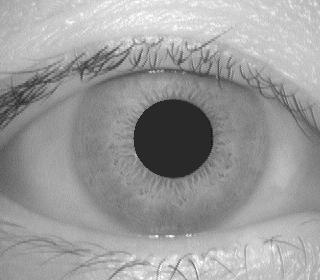
#> input picture Project_2021MCS2147/CASIA2/001_1_2.jpg, 320 x 280 px; its folder holds only this picture in this run
$ python improved.py
#> lines starting #> are read from the running program, lines starting #| are printed output that depends on the picture; after the words box and inside, x2 and y2 are one past the last pixel; in counts of white or black regions, pixels touching at a corner belong together
### Project_2021MCS2147/register.py

import cv2
import numpy as np
from scipy import signal


def image_Quality(img,variance_thresold,d1=0.20):

    block_row_size=3
    block_coloumn_size=3
    #img should be gray
    m,n=img.shape
    ints_val=0
    for i in range(m):
        for j in range(n):
            ints_val+=(img[i][j])  #intensity value

    ints_score=ints_val/(m*n)

    var_val=[]
    #clarity evaluation of the image
    for i in range(0,m-block_row_size,block_row_size):
        for j in range(0,n-block_coloumn_size,block_coloumn_size):
            img_block = img[i:i+block_row_size, j:j+block_coloumn_size]
            block_var = np.var(img_block)
            var_val.append(block_var)
    # print (var_val)
    var_score=[]
    for k in (var_val):
        if(k<=variance_thresold):
            var_score.append(k)    #removing higher variance

    clarity_score=np.mean(var_score)       #clarity score


    # gray = cv2.cvtColor(img, cv2.COLOR_BGR2GRAY)
    thresh = cv2.adaptiveThreshold(img, 255, cv2.ADAPTIVE_THRESH_MEAN_C, cv2.THRESH_BINARY, 11, 2)
    # [5 lines of commented-out code are left out]
    B=[[0 for i in range(n)]for j in range(m)]
    for i in range(m):
        for j in range(n):
            val=(i-m/2)**2+(j-n/2)**2
            if(val<((d1*n)**2)):
                B[i][j]=1
            else:
                B[i][j]=0
    intg_val=0
    for i in range(m):
        for j in range(n):
            intg_val+=B[i][j]     # intigrity_value

    intg_score=intg_val/(m*m*n*n)
    ls=[]
    ls.append(ints_score)
    ls.append(clarity_score)
    ls.append(intg_score)

    return ls

def pupil_extraction(img):

    gray=img.copy()
    # cv2.imshow('i',img)
    cv2.waitKey(0)


    # [9 lines of commented-out code are left out]
    pupil_range = [0, 50]
    iris_range = [30, 80]
    sclera_range = [80, 150]
    eyelash_range = [150, 200]

    #Applying adaptive binary threshold segmentation to extract each region
    pupil = cv2.inRange(gray, pupil_range[0], pupil_range[1])
    iris = cv2.inRange(gray, iris_range[0], iris_range[1])
    sclera = cv2.inRange(gray, sclera_range[0], sclera_range[1])
    eyelash = cv2.inRange(gray, eyelash_range[0], eyelash_range[1])

    #Removing noise
    kernel = np.ones((5, 5), np.uint8)
    pupil = cv2.erode(pupil, kernel, iterations=1)
    pupil = cv2.dilate(pupil, kernel, iterations=1)
    pupil = cv2.morphologyEx(pupil, cv2.MORPH_CLOSE, kernel)

    iris = cv2.erode(iris, kernel, iterations=1)
    iris = cv2.dilate(iris, kernel, iterations=1)
    iris = cv2.morphologyEx(iris, cv2.MORPH_CLOSE, kernel)

    sclera = cv2.erode(sclera, kernel, iterations=1)
    sclera = cv2.dilate(sclera, kernel, iterations=1)
    sclera = cv2.morphologyEx(sclera, cv2.MORPH_CLOSE, kernel)

    eyelash = cv2.erode(eyelash, kernel, iterations=1)
    eyelash = cv2.dilate(eyelash, kernel, iterations=1)
    eyelash = cv2.morphologyEx(eyelash, cv2.MORPH_CLOSE, kernel)

    # Combineing the iris, sclera, and eyelash regions to extract the pupil region
    mask = iris + sclera + eyelash

    pupil = cv2.bitwise_and(pupil, mask)

    contours, hierarchy = cv2.findContours(pupil, cv2.RETR_EXTERNAL, cv2.CHAIN_APPROX_SIMPLE)

    max_area = 0
    max_contour = None
    for contour in contours:
        area = cv2.contourArea(contour)
        if area > max_area:
            max_area = area
            max_contour = contour

    # the center and radius of the pupil
    (x,y), radius = cv2.minEnclosingCircle(max_contour)
    center = (int(x), int(y))
    radius = int(radius)


    return center,radius


def ContourIntegralCircular(imagen, y_0, x_0, r, angs):

    y = np.zeros([len(angs), r.shape[0], r.shape[1], r.shape[2]], dtype=int)
    x = np.zeros([len(angs), r.shape[0], r.shape[1], r.shape[2]], dtype=int)
    for i in range(len(angs)):
        ang = angs[i]
        y[i, :, :, :] = np.round(y_0 - np.cos(ang) * r).astype(int)
        x[i, :, :, :] = np.round(x_0 + np.sin(ang) * r).astype(int)


    ind = np.where(x < 0)
    x[ind] = 0
    rows=imagen.shape[1]
    ind = np.where(x >= rows)
    x[ind]=rows-1
    ind = np.where(y < 0)
    y[ind] = 0
    cols=imagen.shape[0]
    ind = np.where(y >= cols)
    y[ind] = cols - 1


    hs = imagen[y, x]
    hs = np.sum(hs, axis=0)
    ans=hs.astype(float)
    return ans


def iris_outer(img, inner_y, inner_x, inner_r):

    minrad=inner_r*1.3
    maxrad=inner_r*4
    maxdispl=inner_r*0.15
    maxdispl = np.round(maxdispl).astype(int)
    d_maxdispl=2*maxdispl
    pi_val=np.pi
    intreg = np.array([[2/6, 4/6], [8/6, 10/6]]) * pi_val
    minrad = np.round(minrad).astype(int)
    maxrad = np.round(maxrad).astype(int)

    integrationprecision = 0.05
    angs = np.concatenate([np.arange(intreg[0,0], intreg[0,1], integrationprecision),
                            np.arange(intreg[1,0], intreg[1,1], integrationprecision)],
                            axis=0)
    x, y, r = np.meshgrid(np.arange(2*maxdispl),
                          np.arange(2*maxdispl),
                          np.arange(maxrad-minrad))

    y,x,r = inner_y - maxdispl + y,inner_x - maxdispl + x,minrad + r

    hs = ContourIntegralCircular(img, y, x, r, angs)
    hspdr = hs - hs[:, :, np.insert(np.arange(hs.shape[2]-1), 0, 0)]
    sm = 13
    hspdrs = signal.fftconvolve(hspdr, np.ones([sm,sm,sm]), mode="same")
    indmax = np.argmax(hspdrs.ravel())
    y,x,r = np.unravel_index(indmax, hspdrs.shape)
    outer_y,outer_x, outer_r = inner_y - maxdispl + y + 1,inner_x - maxdispl + x + 1,minrad + r - 1

    return outer_y, outer_x, outer_r

### Project_2021MCS2147/improved.py
import cv2,os
import numpy as np
from register import *
from utills import *
import math
import time


import csv
ints_thres=85
clarity_thres=1.1
integrity_tres=0.025

    # cv2.imshow('img',img1)
    #cv2.waitKey(0)

def scaleup(x,factor):
    ans=int((x/factor))
    return ans+1

def show_img(ciriris,cirpupil,img1,img_name):
    i_x=ciriris[1]
    i_y=ciriris[0]
    i_r=ciriris[2]

    p_x=cirpupil[1]
    p_y=cirpupil[0]
    p_r=cirpupil[2]
    cv2.circle(img1,(i_x, i_y), i_r, (255, 255,255), 2)
    cv2.circle(img1,(p_x, p_y), p_r, (255, 255,255), 2)
    fname='output/'+img_name
    cv2.imwrite(fname,img1)
    #cv2.imshow('img',img1)
    cv2.waitKey(0)

def Iris_Localization(img1,img_name,factor=0.6):

    row1,col1=img1.shape
    square_size=min(row1,col1)
    img1=cv2.medianBlur(img1, 5)

    #img1=cv2.resize(img1, (320, 240), interpolation = cv2.INTER_LINEAR)
    #

    img1_show=img1.copy()
    #cv2.imshow("gausiian", img1_show)
    cv2.medianBlur(img1,5)
    cv2.waitKey(0)


    img1 = cv2.GaussianBlur(img1, (13,13), 2)


    #gamma correction
    gamma = 1.1
    img1 = np.power(img1 / 255.0, gamma)
    img1 = np.uint8(img1 * 255)


    # cv2.imshow("Gamma Correction", img1)
    cv2.waitKey(0)


    # calculate the differences in vertical direction
    d_vert = np.abs(np.diff(img1, axis=0))

    # calculate the differences in horizontal direction
    d_horiz = np.abs(np.diff(img1, axis=1))

    # create kernels for oblique and anti-oblique differences
    kernel_oblique = np.array([[-1 ,0], [0, 1]])
    kernel_anti_oblique = np.array([[1,0], [0,-1]])

    d_oblique = np.abs(cv2.filter2D(img1, -1, kernel_oblique))
    d_anti_oblique = np.abs(cv2.filter2D(img1, -1, kernel_anti_oblique))
    min_rows=np.min([d_vert.shape[0],d_horiz.shape[0],d_oblique.shape[0],d_anti_oblique.shape[0]])
    min_cols=np.min([d_vert.shape[1],d_horiz.shape[1],d_oblique.shape[1],d_anti_oblique.shape[1]])
    d_x=[[0 for i in range(min_cols)]for i in range(min_rows)]
    d_y=[[0 for i in range(min_cols)]for i in range(min_rows)]
    direction=[[0 for i in range(min_cols)]for i in range(min_rows)]
    gradient=[[0 for i in range(min_cols)]for i in range(min_rows)]
    for i in range(min_rows):
        for j in range(min_cols):
            d_x[i][j]=d_vert[i][j]+(d_oblique[i][j]+d_anti_oblique[i][j])/2
            d_y[i][j]=d_vert[i][j]+(d_oblique[i][j]-d_anti_oblique[i][j])/2
            gradient[i][j]=d_x[i][j]*i+d_y[i][j]*j
            direction[i][j]=np.arctan(-(d_y[i][j])/d_x[i][j])


    # perform non-maximum suppression to extract edge points
    height, width = min_rows,min_cols
    edge_points = []
    for i in range(1, height-1):
        for j in range(1, width-1):
            # check the direction of the gradient
            if direction[i][j] >= -np.pi/8 and direction[i][j] < np.pi/8:
                if gradient[i][j] > gradient[i][j-1] and gradient[i][j] > gradient[i, j+1]:
                    edge_points.append((i, j))
            elif direction[i][j] >= np.pi/8 and direction[i][j] < 3*np.pi/8:
                if gradient[i][j] > gradient[i-1, j+1] and gradient[i][j] > gradient[i+1, j-1]:
                    edge_points.append((i, j))
            elif direction[i][j] >= 3*np.pi/8 or direction[i][j] < -3*np.pi/8:
                if gradient[i][j] > gradient[i-1][j] and gradient[i][j] > gradient[i+1][ j]:
                    edge_points.append((i, j))
            elif direction[i][j] >= -3*np.pi/8 and direction[i][j] < -np.pi/8:
                if gradient[i][j] > gradient[i-1][j-1] and gradient[i][j] > gradient[i+1][j+1]:
                    edge_points.append((i, j))

    edges=[]
    # draw the detected edge points on the input image
    for point in edge_points:

        if(img1[point[0]][point[1]]in range(140,150)):
            #cv2.circle(img1, point[::-1], 3, (255, 255,255), 1)
            edges.append([point[0],point[1]])


    center,radius=pupil_extraction(img1)

    cv2.circle(img1_show, center, radius, (255, 255, 0), 2)

    # cv2.imshow("Pupil ", img1_show)
    cv2.waitKey(0)


    #edges=cv2.Canny(img1,100,200)
    outer_y, outer_x, outer_r=iris_outer(img1,center[1],center[0],radius)


    #outer_y, outer_x, outer_r=iris_outer(img1,center[0],center[1],radius)
    cv2.circle(img1_show,center, outer_r, (255, 255,255), 2)
    fname='output/'+img_name
    cv2.imwrite(fname,img1_show)
    #cv2.imshow('img',edges)
    cv2.waitKey(0)
    cv2.destroyAllWindows
    # [9 lines of commented-out code are left out]
    return center[0],center[1],radius,outer_x, outer_y, outer_r


dic={}
l1=0
with open('data1.csv', mode ='r')as file:
# reading the CSV file
#> (reads Project_2021MCS2147/data1.csv from the repository)
    csvFile = csv.reader(file)

    # displaying the contents of the CSV file
    for lines in (csvFile):
            # print(lines)
        if l1%2==1:
            l1+=1
            continue
        l1+=1
        if len(lines)!=0:
            ls=[]
            a=str(lines[0])
            for i in range(1,len(lines)):
                ls.append(float(lines[i]))
            dic[a]=ls
# print (dic)
res1,res2,res3=0,0,0
th=8.0
total_val=0
dataset_path1 = "CASIA2"
list1 = []
names=[]
k=0  # counting for poor image
for root, dirs, files in os.walk(dataset_path1):
    st=time.time()
    for file in files:
        total_val+=1
        if file.endswith(".jpg"):
            # reading the image
            img = cv2.imread(os.path.join(root, file),0)
#> img is the input picture: shape (280, 320); min 12, max 255, mean 155

            img1=img.copy()

            f1,f2=0,0
            intensity_val,clarity_val,integrity_val=image_Quality(img,200,0.20)
#> after the loop in image_Quality, `for i in range(m):`: ints_val = 13887324
#> in image_Quality, `ints_score=ints_val/(m*n)`: ints_score = 155
#> after the loop in image_Quality, `for i in range(0,m-block_row_size,block_row_size):`: var_val = 9858 values, max 3690.7 at index 5451, min 0 at index 3764, mean 59.51
#> the loop in image_Quality, `for k in (var_val):` made 9858 passes
#> k on passes 1 to 3: 4.89, 4.69, 15.88
#> after the loop in image_Quality, `for k in (var_val):`: var_score = 9158 values, max 199.8 at index 2077, min 0 at index 3297, mean 26.71
#> in image_Quality, `clarity_score=np.mean(var_score)`: clarity_score = 26.71
#> in image_Quality, `thresh = cv2.adaptiveThreshold(img, 255, cv2.ADAPTIVE_THRESH_MEAN_C, c..`:
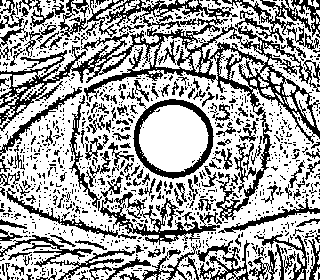
#> thresh: shape (280, 320); 64.6% white; black in thin lines or dots
#> intensity_val = 155; clarity_val = 26.71; integrity_val = 1.6e-06

            if(intensity_val>ints_thres and clarity_val>clarity_thres):
                #print("image quality is accepted")
                cb=10
            else:
                #print("image quality is Poor")
                k+=1
                continue
            factor=0.8
            img=cv2.resize(img1, (0,0), fx=factor, fy=factor)
#> img: shape (224, 256)
            yp,xp,rp,yi,xi,ri=Iris_Localization(img,file,factor)
#> in Iris_Localization, `d_anti_oblique = np.abs(cv2.filter2D(img1, -1, kernel_anti_oblique))`:
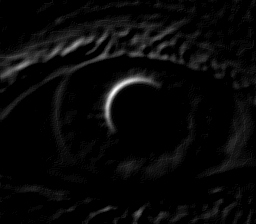
#> d_anti_oblique: shape (224, 256); min 0, max 29, mean 1; drawn with min black and max white
#> after the loop in Iris_Localization, `for i in range(min_rows):`: d_x = 223 items
#> after the loop in Iris_Localization, `for point in edge_points:`: edges = 1219 pairs, first value 40 to 221, second value 1 to 253
#> in pupil_extraction, `pupil = cv2.inRange(gray, pupil_range[0], pupil_range[1])`: pupil: shape (224, 256); 5% white; 1 white region, box (x1, y1, x2, y2) and area: (109, 81, 169, 141) 2845
#> in pupil_extraction, `iris = cv2.inRange(gray, iris_range[0], iris_range[1])`: iris: shape (224, 256); 6.3% white; 3 white regions, box (x1, y1, x2, y2) and area: (107, 79, 171, 143) 3234, (0, 72, 24, 98) 328, (20, 66, 29, 72) 27
#> in pupil_extraction, `sclera = cv2.inRange(gray, sclera_range[0], sclera_range[1])`: sclera: shape (224, 256); 48.2% white; 4 white regions (2 under 20 px), largest, box (x1, y1, x2, y2) and area: (0, 39, 256, 224) 27560, (28, 209, 36, 214) 34
#> in pupil_extraction, `eyelash = cv2.inRange(gray, eyelash_range[0], eyelash_range[1])`: eyelash: shape (224, 256); 38.5% white; 4 white regions, box (x1, y1, x2, y2) and area: (8, 104, 256, 224) 12284, (0, 0, 256, 85) 9497, (98, 74, 114, 88) 164, (113, 65, 133, 74) 113
#> in pupil_extraction, `pupil = cv2.erode(pupil, kernel, iterations=1)`: pupil: shape (224, 256); 4.2% white; 1 white region, box (x1, y1, x2, y2) and area: (111, 83, 167, 139) 2381
#> in pupil_extraction, `iris = cv2.erode(iris, kernel, iterations=1)`: iris: shape (224, 256); 5.1% white; 2 white regions, box (x1, y1, x2, y2) and area: (109, 81, 169, 141) 2738, (0, 74, 20, 95) 163
#> in pupil_extraction, `iris = cv2.dilate(iris, kernel, iterations=1)`: iris: shape (224, 256); 6.2% white; 2 white regions, box (x1, y1, x2, y2) and area: (107, 79, 171, 143) 3234, (0, 72, 22, 97) 321
#> in pupil_extraction, `iris = cv2.morphologyEx(iris, cv2.MORPH_CLOSE, kernel)`: iris: shape (224, 256); 6.2% white; 2 white regions, box (x1, y1, x2, y2) and area: (107, 79, 171, 143) 3234, (0, 72, 22, 97) 323
#> in pupil_extraction, `sclera = cv2.erode(sclera, kernel, iterations=1)`: sclera: shape (224, 256); 42.1% white; 4 white regions (3 under 20 px), largest, box (x1, y1, x2, y2) and area: (0, 42, 256, 224) 24133
#> in pupil_extraction, `sclera = cv2.dilate(sclera, kernel, iterations=1)`: sclera: shape (224, 256); 47.8% white; 2 white regions, box (x1, y1, x2, y2) and area: (0, 40, 256, 224) 27399, (29, 209, 34, 214) 25
#> in pupil_extraction, `sclera = cv2.morphologyEx(sclera, cv2.MORPH_CLOSE, kernel)`:
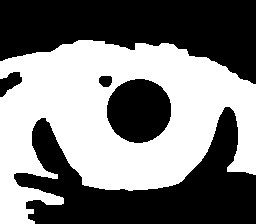
#> sclera: shape (224, 256); 48.1% white; 1 white region, box (x1, y1, x2, y2) and area: (0, 40, 256, 224) 27594
#> in pupil_extraction, `eyelash = cv2.erode(eyelash, kernel, iterations=1)`: eyelash: shape (224, 256); 31.1% white; 5 white regions (2 under 20 px), largest, box (x1, y1, x2, y2) and area: (14, 107, 256, 224) 9782, (0, 0, 256, 82) 7967, (101, 76, 111, 85) 63
#> in pupil_extraction, `eyelash = cv2.dilate(eyelash, kernel, iterations=1)`: eyelash: shape (224, 256); 38.1% white; 4 white regions, box (x1, y1, x2, y2) and area: (12, 105, 256, 224) 12222, (0, 0, 256, 84) 9399, (99, 74, 113, 87) 155, (115, 66, 131, 73) 93
#> in pupil_extraction, `eyelash = cv2.morphologyEx(eyelash, cv2.MORPH_CLOSE, kernel)`:
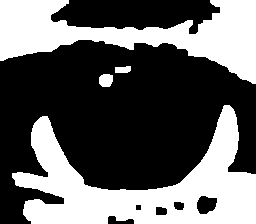
#> eyelash: shape (224, 256); 38.7% white; 4 white regions
#> in pupil_extraction, `mask = iris + sclera + eyelash`:
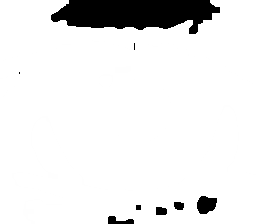
#> mask: shape (224, 256); min 0, max 255, mean 234.2
#> in pupil_extraction, `contours, hierarchy = cv2.findContours(pupil, cv2.RETR_EXTERNAL, cv2.C..`: contours = 1 contour; box (x1, y1, x2, y2) and area: (109, 81, 169, 141) 2760
#> the loop in pupil_extraction, `for contour in contours:` made 1 pass
#> (area, max_area) on pass 1: (2760, 2760)
#> after the loop in pupil_extraction, `for contour in contours:`: max_area = 2760; max_contour = contour of 82 points, box (x1, y1, x2, y2) (109, 81, 169, 141), area 2760
#> in pupil_extraction, `(x,y), radius = cv2.minEnclosingCircle(max_contour)`: x = 138.6; y = 110.2; radius = 30.39
#> in pupil_extraction, `center = (int(x), int(y))`: center = (138, 110)
#> in pupil_extraction, `radius = int(radius)`: radius = 30
#> in Iris_Localization, `center,radius=pupil_extraction(img1)`: center = (138, 110); radius = 30
#> in iris_outer, `minrad=inner_r*1.3`: minrad = 39
#> in iris_outer, `maxrad=inner_r*4`: maxrad = 120
#> in iris_outer, `maxdispl=inner_r*0.15`: maxdispl = 4.5
#> in iris_outer, `maxdispl = np.round(maxdispl).astype(int)`: maxdispl = 4
#> in iris_outer, `d_maxdispl=2*maxdispl`: d_maxdispl = 8
#> in ContourIntegralCircular, `ind = np.where(x < 0)`: ind = (empty array, empty array, empty array, empty array)
#> in iris_outer, `indmax = np.argmax(hspdrs.ravel())`: indmax = 2715
#> in iris_outer, `y,x,r = np.unravel_index(indmax, hspdrs.shape)`: y = 4; x = 1; r = 42
#> in iris_outer, `outer_y,outer_x, outer_r = inner_y - maxdispl + y + 1,inner_x - maxdis..`: outer_y = 111; outer_x = 136; outer_r = 80
#> in Iris_Localization, `outer_y, outer_x, outer_r=iris_outer(img1,center[1],center[0],radius)`: outer_y = 111; outer_x = 136; outer_r = 80
#> in Iris_Localization, `cv2.circle(img1_show,center, outer_r, (255, 255,255), 2)`:
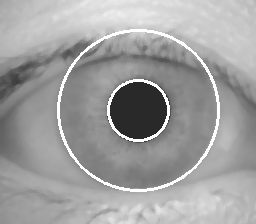
#> img1_show: shape (224, 256); min 40, max 255, mean 159.7
#> yp = 138; xp = 110; rp = 30; yi = 136; xi = 111; ri = 80
            # scaling

            yp,xp,rp,yi,xi,ri=scaleup(yp,factor),scaleup(xp,factor),scaleup(rp,factor),scaleup(yi,factor),scaleup(xi,factor),scaleup(ri,factor)
#> in scaleup, `ans=int((x/factor))`: ans = 172
#> yp = 173; xp = 138; rp = 38; yi = 171; xi = 139; ri = 101


            cirpupil = [xp, yp, rp]
#> cirpupil = [138, 173, 38]
            ciriris = [xi, yi, ri]
#> ciriris = [139, 171, 101]
            show_img(ciriris,cirpupil,img1,file)
#> in show_img, `i_x=ciriris[1]`: i_x = 171
#> in show_img, `i_y=ciriris[0]`: i_y = 139
#> in show_img, `i_r=ciriris[2]`: i_r = 101
#> in show_img, `p_x=cirpupil[1]`: p_x = 173
#> in show_img, `p_y=cirpupil[0]`: p_y = 138
#> in show_img, `p_r=cirpupil[2]`: p_r = 38
#> in show_img, `cv2.circle(img1,(p_x, p_y), p_r, (255, 255,255), 2)`:
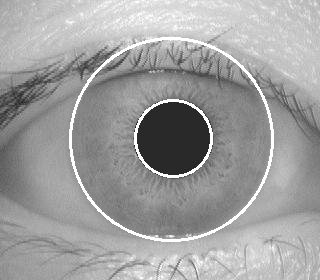
#> img1: shape (280, 320); min 24, max 255, mean 158.8
            output = (str(os.path.basename(file)))[0:12]
            center_list=dic[output]
            #print (xp,yp,rp,xi,yi,ri,center_list,total_val)
            cirpupil = [yp, xp, rp]
#> cirpupil = [173, 138, 38]
            ciriris = [yi,xi,ri]
#> ciriris = [171, 139, 101]

            if abs(xp-center_list[0])<=th and abs(yp-center_list[1])<=th and abs(rp-center_list[2]<=th):
                res1+=1
                f1=1

            if abs(xi-center_list[3])<=th and abs(yi-center_list[4])<=th and abs(ri-center_list[5]<=th):
                res2+=1
                f2=1
            if(f1==1 and f2==1):
                res3+=1
    et=time.time()

print("Average time for iris Localization",(et-st)/total_val)
print ("Pupil localization Accuracy : ", (res1/(total_val-k) * 100 ))
print ("Iris localization Accuracy : ", (res2/(total_val-k) * 100 ))
print ("Iris localization Accuracy : ", (res3/(total_val-k) * 100 ))
